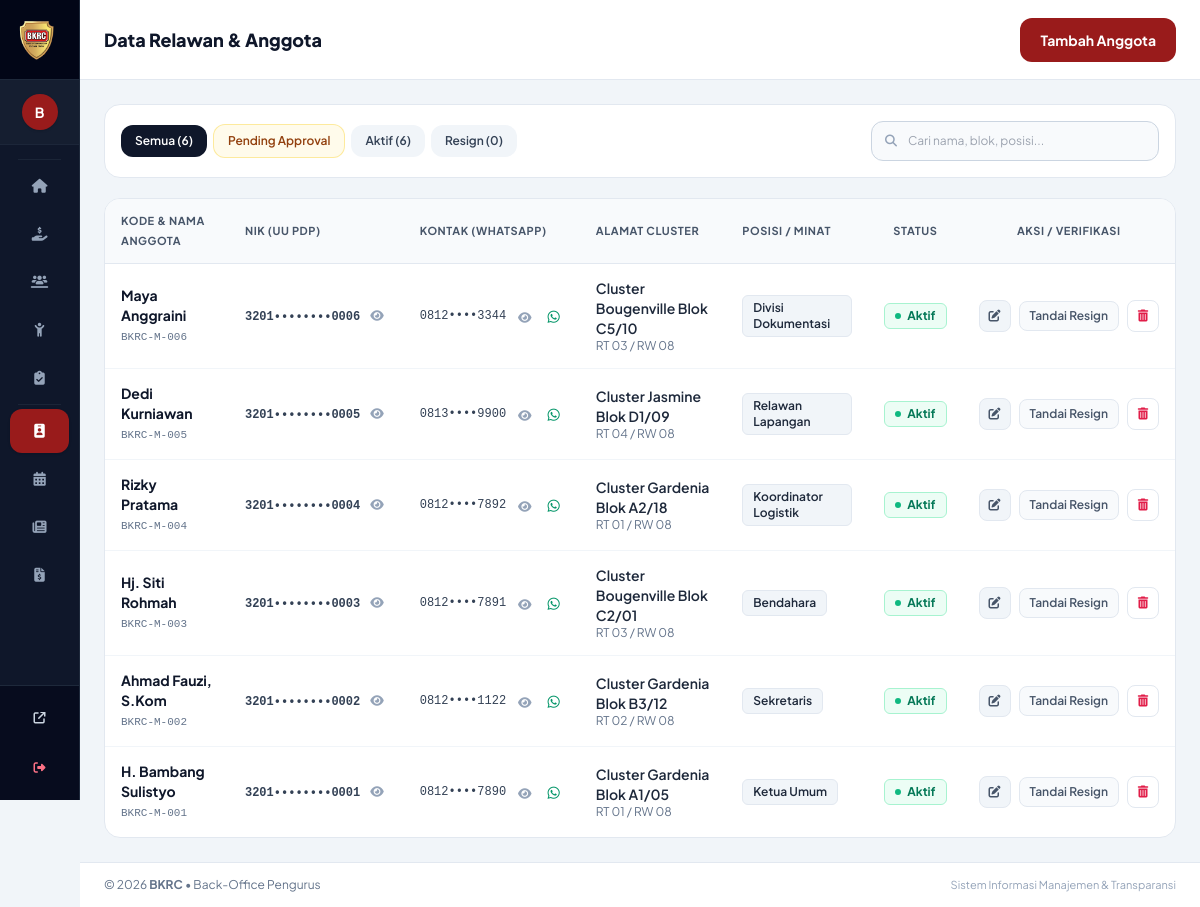
/admin/members.php (signed in), run on the app's committed database.
### tables this page shows
CREATE TABLE members (
    id INT AUTO_INCREMENT PRIMARY KEY,
    member_code VARCHAR(30) UNIQUE NOT NULL,
    nik VARCHAR(20) NULL,
    full_name VARCHAR(150) NOT NULL,
    phone VARCHAR(25) NOT NULL,
    cluster_block VARCHAR(100) NOT NULL,
    rt_rw VARCHAR(30) NOT NULL,
    position VARCHAR(100) NOT NULL DEFAULT 'Relawan Anggota',
    volunteer_interest VARCHAR(100) NULL,
    joined_date DATE NOT NULL,
    status ENUM('pending', 'aktif', 'resign') DEFAULT 'pending',
    rejection_reason VARCHAR(255) NULL,
    created_at TIMESTAMP DEFAULT CURRENT_TIMESTAMP
);

### admin/members.php (the view, shortened to what the rows shown need)
<?php
require_once __DIR__ . '/../config/helpers.php';
$query = "SELECT * FROM members WHERE 1=1";
$params = [];
$query .= " ORDER BY CASE WHEN status = 'pending' THEN 0 WHEN status = 'aktif' THEN 1 ELSE 2 END, id DESC";
$stmt = $pdo->prepare($query);
$stmt->execute($params);
$members = $stmt->fetchAll();
require_once __DIR__ . '/includes/header.php';
require_once __DIR__ . '/includes/sidebar.php';
?>
<div x-data="{
    modalOpen: false,
    rejectModal: false,
    resignModal: false,
    deleteModal: false,
    activeMember: { id: null, name: '', status: '', code: '' },
    isEdit: false,
    form: { id: '', nik: '', full_name: '', phone: '', cluster_block: '', rt_rw: 'RT 01 / RW 08', position: 'Relawan Lapangan', joined_date: '<?= date('Y-m-d') ?>', status: 'aktif' }
}" @keydown.escape.window="modalOpen = false; rejectModal = false; resignModal = false; deleteModal = false" class="flex-1 flex flex-col w-full">
    <header class="bg-white border-b border-slate-200 h-20 flex items-center justify-between px-4 sm:px-6 sticky top-0 z-30 shadow-xs">
        <div class="flex items-center gap-3">
            <div>
                <h1 class="text-base sm:text-lg font-extrabold text-slate-900">Data Relawan & Anggota</h1>
            </div>
        </div>
    </header>
    <main class="flex-1 p-4 sm:p-6 space-y-5">
        <div class="bg-white rounded-2xl shadow-xs border border-slate-200 overflow-hidden">
            <div class="overflow-x-auto">
                <table class="w-full text-left text-xs sm:text-sm">
                    <thead class="bg-slate-50 border-b border-slate-200 text-slate-600 uppercase text-[11px] font-bold tracking-wider">
                        <tr>
                            <th class="py-3 px-4">Kode & Nama Anggota</th>
                            <th class="py-3 px-4 whitespace-nowrap">NIK (UU PDP)</th>
                            <th class="py-3 px-4">Kontak (WhatsApp)</th>
                            <th class="py-3 px-4">Alamat Cluster</th>
                            <th class="py-3 px-4">Posisi / Minat</th>
                            <th class="py-3 px-4 text-center">Status</th>
                            <th class="py-3 px-4 text-center">Aksi / Verifikasi</th>
                        </tr>
                    </thead>
                    <tbody class="divide-y divide-slate-100 text-slate-700">
                        <?php if (empty($members)): ?>
                            <tr>
                                <td colspan="7" class="py-12 text-center text-slate-400">
                                    <i class="fa-solid fa-users text-3xl mb-2 text-slate-300 block"></i>
                                    Tidak ada data anggota/relawan pada kategori ini.
                                </td>
                            </tr>
                        <?php else: ?>
                            <?php foreach ($members as $m): ?>
                                <?php
                                $isPending = ($m['status'] === 'pending');
                                $isActive = ($m['status'] === 'aktif');
                                $maskedPhone = maskPhone($m['phone']);
                                $rawPhone = htmlspecialchars($m['phone'] ?? '');
                                ?>
                                <tr class="hover:bg-slate-50/80 transition <?= $isPending ? 'bg-amber-50/30' : '' ?>" x-data="{ phoneRevealed: false, nikRevealed: false }">
                                    <td class="py-3.5 px-4">
                                        <div class="font-bold text-slate-900 text-sm"><?= htmlspecialchars($m['full_name']) ?></div>
                                        <div class="text-[11px] font-mono mt-0.5">
                                            <?php if ($isPending): ?>
                                                <span class="inline-flex items-center gap-1 px-1.5 py-0.5 rounded bg-amber-100 text-amber-900 font-mono text-[10px] font-bold" title="Nomor Registrasi Antrean Sementara (Akan menjadi BKRC-M-XXX saat di-approve)">
                                                    <i class="fa-solid fa-clock text-[9px]"></i> <?= htmlspecialchars($m['member_code']) ?>
                                                </span>
                                            <?php else: ?>
                                                <span class="text-slate-500 font-mono"><?= htmlspecialchars($m['member_code'] ?: '–') ?></span>
                                            <?php endif; ?>
                                        </div>
                                    </td>
                                    <td class="py-3.5 px-4 whitespace-nowrap">
                                        <?php if (!empty($m['nik'])): ?>
                                            <div class="inline-flex items-center gap-1.5 font-mono text-xs text-slate-700">
                                                <span class="tabular-nums font-semibold" x-text="nikRevealed ? '<?= htmlspecialchars($m['nik']) ?>' : '<?= htmlspecialchars(maskNik($m['nik'])) ?>'"></span>
                                                <button @click="nikRevealed = !nikRevealed" type="button" class="text-slate-400 hover:text-slate-700 p-1 rounded transition" :title="nikRevealed ? 'Sembunyikan NIK' : 'Buka NIK Lengkap'">
                                                    <i class="fa-solid" :class="nikRevealed ? 'fa-eye-slash' : 'fa-eye'"></i>
                                                </button>
                                            </div>
                                        <?php else: ?>
                                            <span class="text-xs text-slate-400 italic">Belum diisi</span>
                                        <?php endif; ?>
                                    </td>
                                    <td class="py-3.5 px-4 whitespace-nowrap">
                                        <div class="flex items-center gap-2">
                                            <span class="font-mono text-xs text-slate-700" x-text="phoneRevealed ? '<?= $rawPhone ?>' : '<?= $maskedPhone ?>'"></span>
                                            <?php if (!empty($m['phone'])): ?>
                                                <button type="button" @click="phoneRevealed = !phoneRevealed" class="text-slate-400 hover:text-slate-700 p-1 rounded" :title="phoneRevealed ? 'Sembunyikan' : 'Tampilkan No HP'">
                                                    <i :class="phoneRevealed ? 'fa-solid fa-eye-slash' : 'fa-solid fa-eye'" class="text-xs"></i>
                                                </button>
                                                <a href="<?= buildWaUrl($m['phone']) ?>" target="_blank" class="text-emerald-600 hover:text-emerald-700 p-1" title="Buka WhatsApp">
                                                    <i class="fa-brands fa-whatsapp text-sm"></i>
                                                </a>
                                            <?php endif; ?>
                                        </div>
                                    </td>
                                    <td class="py-3.5 px-4">
                                        <div class="font-semibold text-slate-800"><?= htmlspecialchars($m['cluster_block']) ?></div>
                                        <div class="text-xs text-slate-500"><?= htmlspecialchars($m['rt_rw']) ?></div>
                                    </td>
                                    <td class="py-3.5 px-4">
                                        <span class="inline-flex items-center px-2.5 py-1 rounded-md text-xs font-semibold bg-slate-100 text-slate-800 border border-slate-200">
                                            <?= htmlspecialchars($m['position']) ?>
                                        </span>
                                    </td>
                                    <td class="py-3.5 px-4 text-center whitespace-nowrap">
                                        <?php if ($isPending): ?>
                                            <span class="inline-flex items-center gap-1.5 px-2.5 py-1 rounded-md text-xs font-bold bg-amber-50 text-amber-800 border border-amber-200">
                                                <span class="w-1.5 h-1.5 rounded-full bg-amber-500 animate-pulse"></span>
                                                Pending Approval
                                            </span>
                                        <?php elseif ($isActive): ?>
                                            <span class="inline-flex items-center gap-1.5 px-2.5 py-1 rounded-md text-xs font-bold bg-emerald-50 text-emerald-700 border border-emerald-200">
                                                <span class="w-1.5 h-1.5 rounded-full bg-emerald-500"></span>
                                                Aktif
                                            </span>
                                        <?php endif; ?>
                                    </td>
                                    <td class="py-3.5 px-4 text-center whitespace-nowrap">
                                        <?php if ($isPending): ?>
                                            <div class="inline-flex items-center gap-2">
                                                <form action="" method="POST" class="inline">
                                                    <input type="hidden" name="csrf_token" value="<?= generateCsrfToken() ?>">
                                                    <input type="hidden" name="action" value="approve_member">
                                                    <input type="hidden" name="id" value="<?= $m['id'] ?>">
                                                    <button type="submit" class="px-3 py-1.5 rounded-lg text-xs font-bold bg-emerald-700 hover:bg-emerald-800 text-white shadow-xs transition inline-flex items-center gap-1">
                                                        <i class="fa-solid fa-check"></i> Approve
                                                    </button>
                                                </form>
                                                <button type="button" @click.stop="activeMember = { id: <?= $m['id'] ?>, name: '<?= htmlspecialchars(addslashes($m['full_name'])) ?>' }; rejectModal = true" class="px-3 py-1.5 rounded-lg text-xs font-bold bg-rose-50 text-rose-700 hover:bg-rose-100 border border-rose-200 transition inline-flex items-center gap-1">
                                                    <i class="fa-solid fa-xmark"></i> Reject
                                                </button>
                                            </div>
                                        <?php else: ?>
                                            <div class="inline-flex items-center gap-2">
                                                <button type="button" @click.stop="isEdit = true; form = { id: '<?= $m['id'] ?>', nik: '<?= htmlspecialchars(addslashes($m['nik'] ?? '')) ?>', full_name: '<?= htmlspecialchars(addslashes($m['full_name'])) ?>', phone: '<?= htmlspecialchars(addslashes($m['phone'] ?? '')) ?>', cluster_block: '<?= htmlspecialchars(addslashes($m['cluster_block'])) ?>', rt_rw: '<?= htmlspecialchars(addslashes($m['rt_rw'])) ?>', position: '<?= htmlspecialchars(addslashes($m['position'])) ?>', joined_date: '<?= $m['joined_date'] ?>', status: '<?= $m['status'] ?>' }; modalOpen = true" class="w-8 h-8 rounded-lg inline-flex items-center justify-center text-slate-600 hover:text-slate-900 bg-slate-100 hover:bg-slate-200 border border-slate-200 transition" title="Edit Data Anggota">
                                                    <i class="fa-solid fa-pen-to-square text-xs"></i>
                                                </button>
                                                <?php if ($isActive): ?>
                                                    <button type="button" @click.stop="activeMember = { id: <?= $m['id'] ?>, name: '<?= htmlspecialchars(addslashes($m['full_name'])) ?>', status: 'resign', code: '<?= htmlspecialchars(addslashes($m['member_code'])) ?>' }; resignModal = true" class="px-2.5 py-1.5 rounded-lg text-xs font-semibold text-slate-600 hover:text-rose-700 bg-slate-50 hover:bg-rose-50 border border-slate-200 hover:border-rose-200 transition" title="Ubah status ke Resign">
                                                        <span>Tandai Resign</span>
                                                    </button>
                                                <?php endif; ?>
                                                <button type="button" @click.stop="activeMember = { id: <?= $m['id'] ?>, name: '<?= htmlspecialchars(addslashes($m['full_name'])) ?>', status: '<?= $m['status'] ?>', code: '<?= htmlspecialchars(addslashes($m['member_code'])) ?>' }; deleteModal = true" class="w-8 h-8 rounded-lg inline-flex items-center justify-center text-rose-600 hover:text-rose-700 hover:bg-rose-50 border border-slate-200 hover:border-rose-200 transition" title="Hapus Data Anggota">
                                                    <i class="fa-solid fa-trash-can text-xs"></i>
                                                </button>
                                            </div>
                                        <?php endif; ?>
                                    </td>
                                </tr>
                            <?php endforeach; ?>
                        <?php endif; ?>
                    </tbody>
                </table>
            </div>
        </div>
    </main>
</div>
<?php require_once __DIR__ . '/includes/footer.php'; ?>

### data on the page
members: full_name "Maya Anggraini", member_code "BKRC-M-006", cluster_block "Cluster Bougenville Blok C5/10", rt_rw "RT 03 / RW 08", position "Divisi Dokumentasi", status "aktif" (drawn)
members: full_name "Dedi Kurniawan", member_code "BKRC-M-005", cluster_block "Cluster Jasmine Blok D1/09", rt_rw "RT 04 / RW 08", position "Relawan Lapangan", status "aktif" (drawn)
members: full_name "Rizky Pratama", member_code "BKRC-M-004", cluster_block "Cluster Gardenia Blok A2/18", rt_rw "RT 01 / RW 08", position "Koordinator Logistik", status "aktif" (drawn)
members: full_name "Hj. Siti Rohmah", member_code "BKRC-M-003", cluster_block "Cluster Bougenville Blok C2/01", rt_rw "RT 03 / RW 08", position "Bendahara", status "aktif" (drawn)
members: full_name "Ahmad Fauzi, S.Kom", member_code "BKRC-M-002", cluster_block "Cluster Gardenia Blok B3/12", rt_rw "RT 02 / RW 08", position "Sekretaris", status "aktif" (drawn)
members: full_name "H. Bambang Sulistyo", member_code "BKRC-M-001", cluster_block "Cluster Gardenia Blok A1/05", rt_rw "RT 01 / RW 08", position "Ketua Umum", status "aktif" (drawn)

### other printed values
substr($currentUser['name'], 0, 1) "B"
$countAll "6"
$countActive "6"
$countResign "0"
